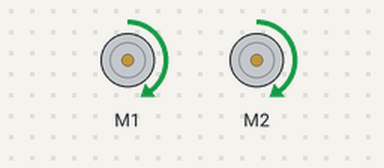
A sketch run on a simulated Arduino Uno, built with avr-gcc and run on an emulated ATmega328P. On the bench: 2 × DC motor (green arrow = forward, orange = backward, longer = faster). What the sketch prints to the serial monitor is not drawn.

Above: at 0.1 s.
At 4.1 s:
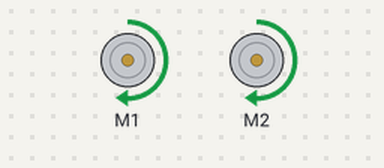
At 19.1 s:
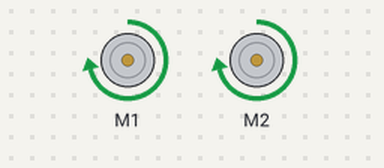
At 39.2 s:
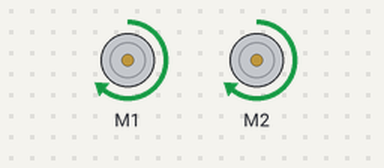
Timing chart, 0 to 40.0 s (numbered marks = the images above):
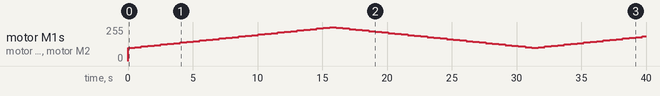

The sketch:

Shalls_second_robot.ino
```cpp
/***********************************************************************
RedBot Library_Test

Created 30 Jul 2013 by Mike Hord @ SparkFun Electronics.

This code is beerware- feel free to make use of it, with or without
attribution, in your own projects. If you find it helpful, buy me a beer
the next time you see me at the local- or better yet, shop SparkFun!

This is a simple hardware/library use demo for the RedBot. All it does
is print accelerometer and sensor data over the serial port, while
waiting for a tap on the accelerometer. When the accelerometer is tapped,
it drives forward a few inches.
***********************************************************************/
//include the redbot library to get the functions out of the library
#include <RedBot.h>


// Instantiate the motor control class. This only needs to be done once
//  and indeed SHOULD only be done once!
RedBotMotor motor;

int motorSpeed=100;
int grow=5;
void setup()
{
  Serial.begin(9600);//This will open the serial port to send values out to calibrate sensors

  Serial.println("Hello world!");//This should print once to make sure you're getting serial communication

}

void loop()
{

  {
    motor.drive(motorSpeed);   // drive a bit

    delay(2);         // wait for stop to finish
    motorSpeed=motorSpeed+grow;
    if (motorSpeed>=255||motorSpeed<=100)
    {
     grow=grow*-1;
    }

  }

  delay(500);
}
```

Measured:
- by itself, motor M1, motor M2: stopped → forward 99/255 at 0.00 s, → forward 104/255 0.50 s later, → forward 109/255 0.50 s later, → forward 114/255 0.50 s later, … (80 changes in this stretch)
